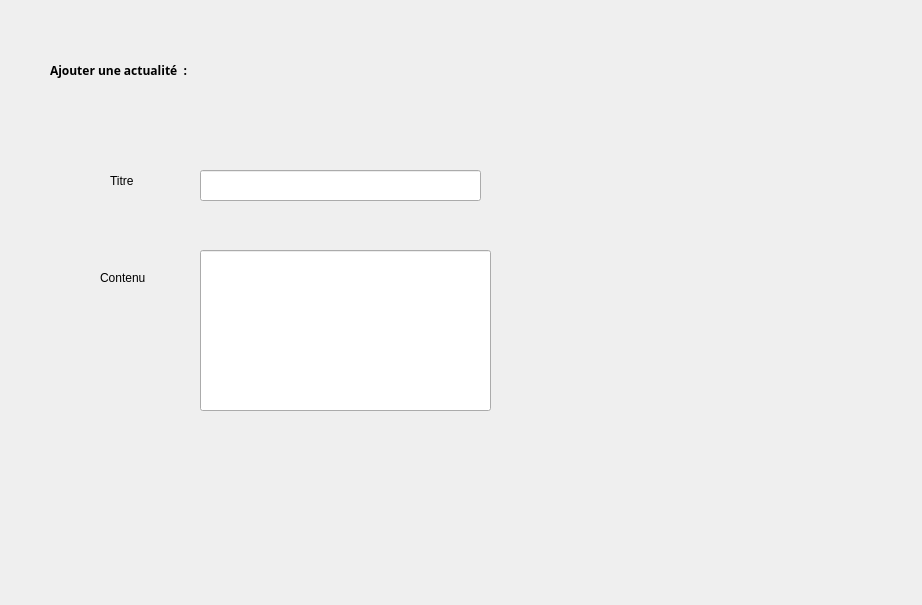
<?xml version="1.0" encoding="UTF-8"?>
<ui version="4.0">
 <class>Dialog</class>
 <widget class="QDialog" name="Dialog">
  <property name="geometry">
   <rect>
    <x>0</x>
    <y>0</y>
    <width>922</width>
    <height>605</height>
   </rect>
  </property>
  <property name="windowTitle">
   <string>Dialog</string>
  </property>
  <widget class="QLabel" name="label">
   <property name="geometry">
    <rect>
     <x>70</x>
     <y>50</y>
     <width>55</width>
     <height>16</height>
    </rect>
   </property>
   <property name="text">
    <string/>
   </property>
  </widget>
  <widget class="QLineEdit" name="lineEdit">
   <property name="geometry">
    <rect>
     <x>200</x>
     <y>170</y>
     <width>281</width>
     <height>31</height>
    </rect>
   </property>
  </widget>
  <widget class="QLabel" name="label_4">
   <property name="geometry">
    <rect>
     <x>100</x>
     <y>270</y>
     <width>55</width>
     <height>16</height>
    </rect>
   </property>
   <property name="text">
    <string>Contenu</string>
   </property>
  </widget>
  <widget class="QLineEdit" name="lineEdit_2">
   <property name="geometry">
    <rect>
     <x>200</x>
     <y>250</y>
     <width>291</width>
     <height>161</height>
    </rect>
   </property>
  </widget>
  <widget class="QLabel" name="label_2">
   <property name="geometry">
    <rect>
     <x>50</x>
     <y>40</y>
     <width>191</width>
     <height>61</height>
    </rect>
   </property>
   <property name="font">
    <font>
     <family>Arial Black</family>
     <weight>75</weight>
     <bold>true</bold>
    </font>
   </property>
   <property name="text">
    <string>Ajouter une actualité  :</string>
   </property>
  </widget>
  <widget class="QLabel" name="label_3">
   <property name="geometry">
    <rect>
     <x>110</x>
     <y>160</y>
     <width>81</width>
     <height>41</height>
    </rect>
   </property>
   <property name="text">
    <string>Titre</string>
   </property>
  </widget>
  <widget class="QLabel" name="label_5">
   <property name="geometry">
    <rect>
     <x>690</x>
     <y>10</y>
     <width>171</width>
     <height>141</height>
    </rect>
   </property>
   <property name="text">
    <string/>
   </property>
   <property name="pixmap">
    <pixmap>../84639679_1093221177697262_6017725296000630784_n.png</pixmap>
   </property>
   <property name="scaledContents">
    <bool>true</bool>
   </property>
  </widget>
  <zorder>label_5</zorder>
  <zorder>label</zorder>
  <zorder>lineEdit</zorder>
  <zorder>label_4</zorder>
  <zorder>lineEdit_2</zorder>
  <zorder>label_2</zorder>
  <zorder>label_3</zorder>
 </widget>
 <resources/>
 <connections/>
</ui>
